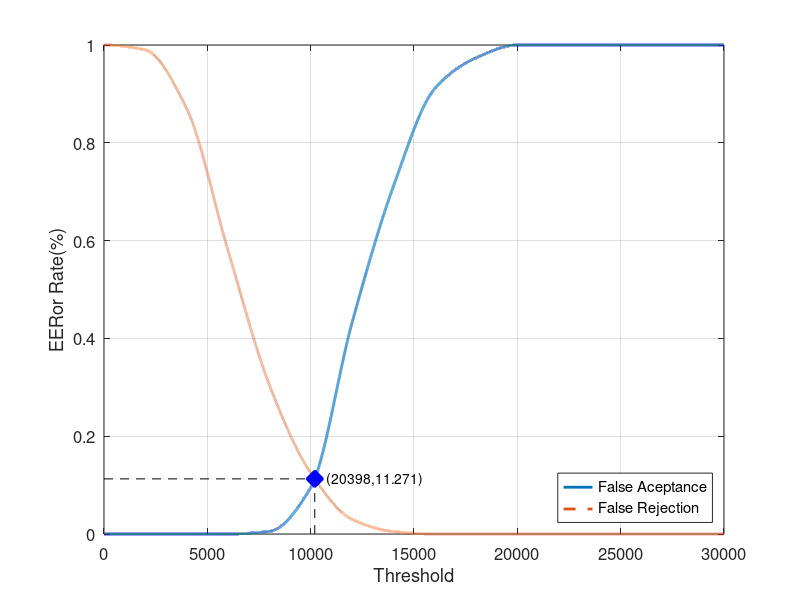
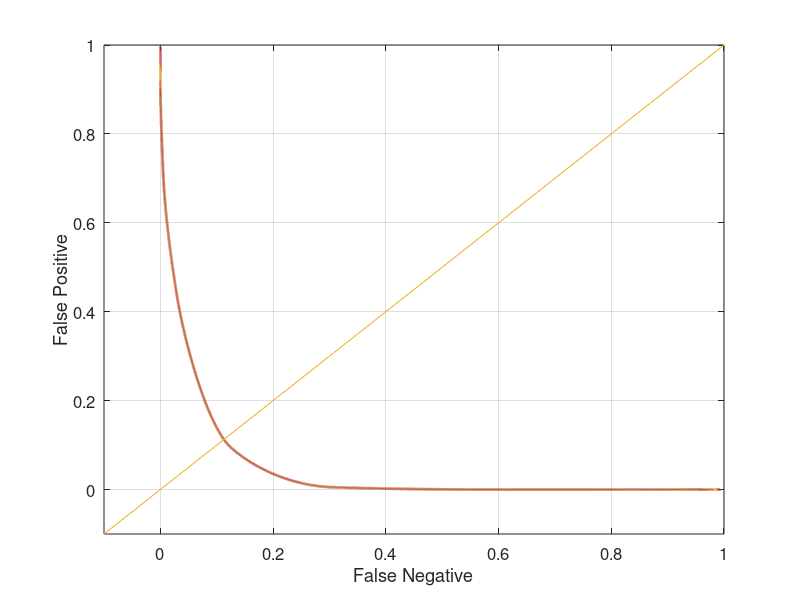

Recreate these plots in MATLAB, in order.
close all;
clear;
clc;
x = 0:2000:30000;
xq = 0:0.5:30000;

y0 = [0 0 0 0 0.00526316 0.0947368 0.431579 0.710526 0.910526 0.973684 1 1 1 1 1 1]
yy0 = interp1(x, y0, xq, 'pchip');
y1 = [1 0.99 0.87 0.58 0.305 0.125 0.03 0.005 0 0 0 0 0 0 0 0]
yy1 = interp1(x, y1, xq, 'pchip');

% Calculating EER: 
y2 = abs(y0 - y1);
find(y2 == min(y2))
yy2 = abs(yy0 - yy1);
xEER = find(yy2 == min(yy2));
xEERIndex = xq(xEER) % X-axis EER
yEER = yy0(xEER) % Y-axis EER

main = figure
plot(xq, yy0,'-','LineWidth', 2);	hold on
plot(xq, yy1,'--','LineWidth', 2);	hold on
plot([xEERIndex xEERIndex], [0 yEER], 'k--');	hold on
plot([0 xEERIndex], [yEER yEER], 'k--');	hold on
plot(xEERIndex, yEER, 'bx', 'LineWidth', 10);	hold on
text(xEERIndex, yEER,strcat('    (', num2str(xEER), ', ', num2str(yEER * 100), ')'))
legend('False Aceptance', 'False Rejection', 'Location', 'SouthEast')
xlabel('Threshold')
ylabel('EERor Rate(%)')
set(gca, 'FontSize', 12)
axis([0 30000 0 1])
grid on

print(main, 'Database1_2Main', '-dpng');
FNRxFPR = figure('Color', [1 1 1]);
plot(yy1, yy0, '-', yy1, yy0, 'LineWidth', 2);
hold on
y = -0.1:0.1:1
plot(y, y); 
set(gca, 'FontSize', 12)
xlabel('False Negative')
ylabel('False Positive')
axis([-0.1 1 -0.1 1])
set(gca, 'FontSize', 12)
grid on

print(FNRxFPR, 'Database1_2FNRxFPR','-dpng');
